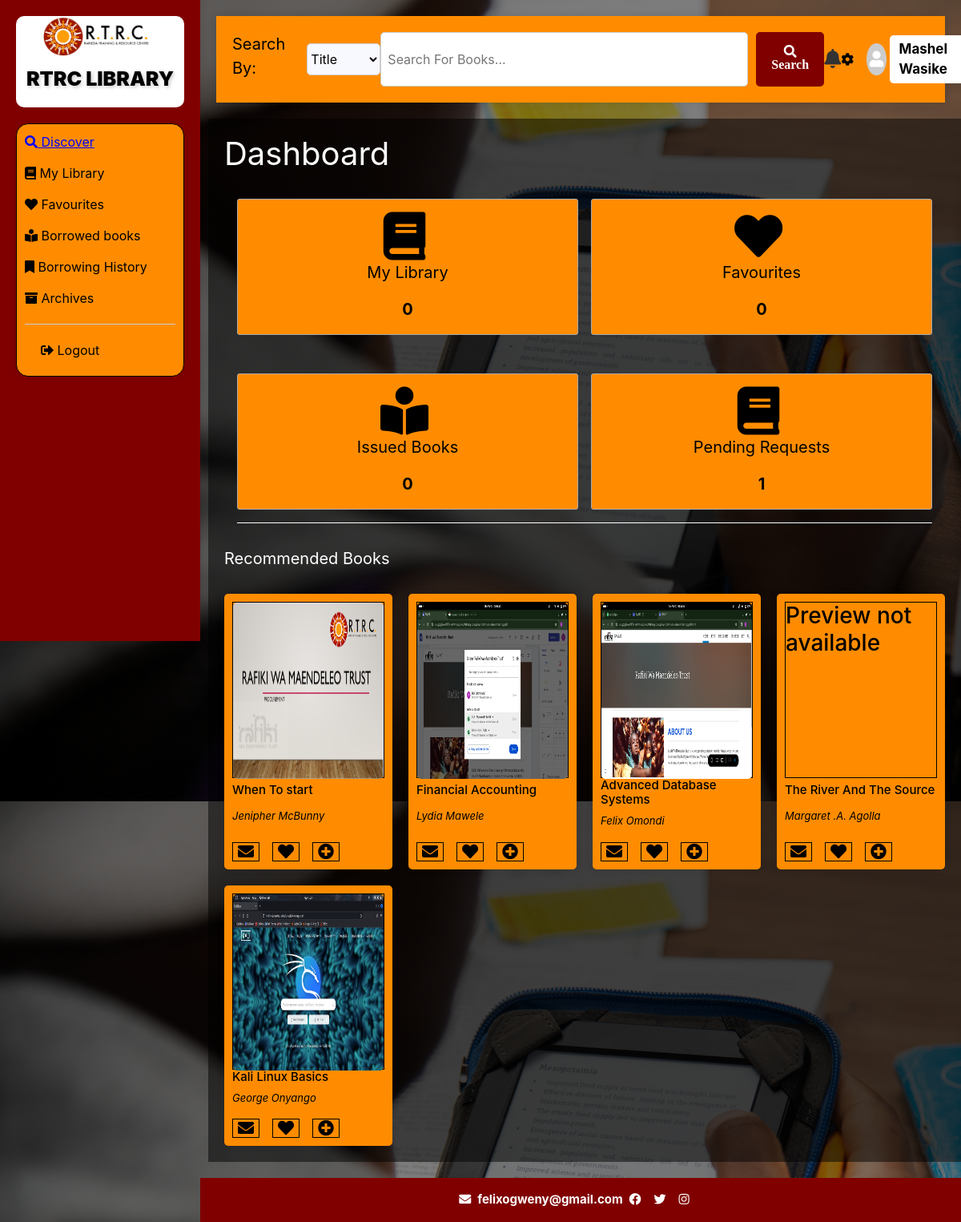
/home (signed in), run on the app's committed database.
### my_app/models.py (models this page shows)
class User(db.Model, UserMixin):
    id = db.Column(db.Integer, primary_key=True, autoincrement=True)
    name = db.Column(db.String(100))
    email = db.Column(db.String(50), unique=True, nullable=False)
    password = db.Column(db.String(50))
    role = db.Column(db.String(10), default='user')
    verified = db.Column(db.Boolean, default=False)
    user_image = db.Column(db.LargeBinary)#For storing the image data directly into the database
    user_image_filename = db.Column(db.String(255))#For storing the image file name
    creation_date = db.Column(db.DateTime(timezone=True), default=func.now())
    status = db.Column(db.String(10), default='Active')
    phone = db.Column(db.String(20))
    address = db.Column(db.String(255))
    membership_type = db.Column(db.String(20))
    verification_code = db.Column(db.String(50))
    verification_code_expires = db.Column(db.DateTime)
    favourites = db.relationship('Favourites', backref='user', cascade="all, delete-orphan")
    library = db.relationship('User_Library', backref='user', cascade="all, delete-orphan")
    requested_books = db.relationship('Requested_books', backref='user', cascade="all, delete-orphan")
    issued_books = db.relationship('Issued_book_requests', backref='user', cascade="all, delete-orphan")
    returned = db.relationship('Returned_books', backref='user', cascade='all, delete-orphan')

class Books(db.Model):
    id = db.Column(db.Integer, primary_key=True, autoincrement=True)
    title = db.Column(db.String(100))
    author = db.Column(db.String(100))
    copies = db.Column(db.Integer)
    issued = db.Column(db.Integer)
    ISBN = db.Column(db.String(30), unique=True, nullable=False)
    book_preview_name = db.Column(db.String(255))
    category_id = db.Column(db.Integer, db.ForeignKey('category.id'))  # Foreign key to Category table
    favourites = db.relationship('Favourites', backref='books')
    library = db.relationship('User_Library', backref='books')
    requested_books = db.relationship('Requested_books', backref='books')
    hold_books = db.relationship('Hold_books', backref='books')
    issued_books = db.relationship('Issued_book_requests', backref='books')
    acquistion_date = db.Column(db.DateTime(timezone=True), default=func.now())
    returned = db.relationship('Returned_books', backref='books', cascade='all, delete-orphan')

### my_app/users/views.py (the view, shortened to what this page needs)
@user_view_blueprint.route('/home', methods=['GET', 'POST'])
@login_required
@verified_required
def home():
    authenticate()
    filtered_books = []
    random_books = fetch_random_books()
    categories = Category.query.all()
    books = Books.query.all()
    favorite_books = Favourites.query.filter_by(user_id=current_user.id).all()
    library_books = User_Library.query.filter_by(user_id=current_user.id).all()
    favorite_book_ids = [favorite.book_id for favorite in favorite_books]
    library_book_ids = [library.book_id for library in library_books]
    total_library_books = User_Library.query.count() #.filter(user_id=user)
    total_favourite_books = Favourites.query.count() #.filter(user_id=user)
    total_issued_books = Issued_book_requests.query.count() #.filter(user_id=user)
    total_pending_requests = Requested_books.query.count() #.filter(user_id=user, status='pending')
    if total_issued_books == 0:
        total_issued_books = 0
    if total_library_books == 0:
        total_library_books = 0
    if total_favourite_books == 0:
        total_favourite_books = 0
    if total_pending_requests == 0:
        total_pending_requests = 0
    return render_template(
        'user/home.html',
        user=current_user,
        random_books=random_books,
        books=books,
        total_issued_books=total_issued_books,
        total_library_books=total_library_books,
        total_favourite_books=total_favourite_books,
        total_pending_requests=total_pending_requests,
        categories=categories,
        favorite_book_ids=favorite_book_ids,
        library_book_ids=library_book_ids,
        filtered_books=filtered_books
    )

### my_app/auth.py (called while the page is built)
def verified_required(view_func):
    @wraps(view_func)
    def decorated_view(*args, **kwargs):
        if not current_user.is_authenticated:
            return current_app.login_manager.unauthorized()
        if not current_user.verified:
            flash('Please verify your email to access this page.', category='warning')
            return redirect(url_for('auth.login'))  # Redirect to the login page if not verified
        if current_user.status != 'Active':
            flash('Your account is suspended.', category='danger')
            return redirect(url_for('auth.login'))  # Redirect to the login page if suspended
        return view_func(*args, **kwargs)
    return decorated_view

### my_app/users/views.py (called while the page is built)
def fetch_random_books():
    all_books = Books.query.all()
    num_random_books = 5
    random_books = sample(all_books, num_random_books)
    books_list = []
    for book in random_books:
        books_list.append({
            'ISBN': book.ISBN,
            'id': book.id,
            'title': book.title,
            'author': book.author,
            'preview': book.book_preview_name
        })
    return books_list

def authenticate():
    if current_user.role != 'user':
        abort(403)#we will return a forbidden error if the user is not admin

### my_app/templates/user/home.html (shortened to what this page needs)
{% extends "/user/base.html" %}
{% block content %}
<section>
    <div class="search_header">
        <form class="search_form" id="search_form" method="POST" autocomplete="off" action="{{ url_for('userView.home') }}">
            <div class="search_input">
                <div class="search-contents">
                    <div class="search_label_container">
                        <label for="search_book_criteria" class="search_label">Search By:</label>
                    </div>
                    <select name="search_book_criteria" id="search_book_criteria_original" style="height: 40px; align-items: center; align-self: center; border: 1px solid #ccc; border-radius: 5px; background: ghostwhite;">
                        <option value="Title" id="Title" selected>Title</option>
                    </select>
                    <input type="text" name="search_field_content" id="search_field_content_original" placeholder="Search For Books..." autocomplete="off">
                    <button type="submit"><i class="fas fa-search"> Search</i></button>
                </div>
            </div>
        </form>
        <div class="notification">
            <span><i class="fas fa-bell"></i></span>
        </div>
        <div class="user_details">
            <div class="dropdown">
                <button class="dropbtn" style="padding-right: 1rem;"><i class="fas fa-cog"></i></button>
            </div>
            <div class="user_image">
                <i class="fas fa-user"></i>
            </div>
            <div class="user">
                {{user.name}}
            </div>
        </div>
    </div>
</section>
<section class="searched-books">
    <div class="default-display" id="default-display">
        <h1 style="color: white; margin-bottom: 1rem; text-transform: capitalize; font-weight: normal;">Dashboard</h1>
        <div class="user-dash">
            <div class="user-dash-items">
                <div class="description">
                    <i class="fas fa-book"></i>
                    <p>My Library</p>
                </div>
                <div class="count">
                    <p>{{total_library_books}}</p>
                </div>
            </div>
            <div class="user-dash-items">
                <div class="description">
                    <i class="fas fa-heart"></i>
                    <p>Favourites</p>
                </div>
                <div class="count">
                    <p>{{total_favourite_books}}</p>
                </div>
            </div>
            <div class="user-dash-items">
                <div class="description">
                    <i class="fas fa-book-reader"></i>
                    <p>Issued Books</p>
                </div>
                <div class="count">
                    <p>{{total_issued_books}}</p>
                </div>
            </div>
            <div class="user-dash-items">
                <div class="description">
                    <i class="fas fa-book"></i>
                    <p>Pending Requests</p>
                </div>
                <div class="count">
                    <p>{{total_pending_requests}}</p>
                </div>
            </div>
        </div>
        <h6 class="recommended-books">Recommended Books</h6>
        <div class="recommended-books-grid" id="recommended-books-grid">
            {% for book in random_books %}
            <div class="book-item">
                {% if book.preview %}
                    <div class="book-preview">
                        <img src="{{ url_for('static', filename='Book_previews/' + book.preview) }}" alt="{{book.title}}">
                    </div>
                {% else %}
                    <div class="book-preview">
                        <h3>Preview not available</h3>
                    </div>
                {% endif %}
                <h6 style="font-size: 15px;">{{ book.title }}</h6>
                <p style="font-size: 13px; font-style: italic;">{{ book.author }}</p>
                <div class="action_btns">
                    <form action="{{ url_for('userView.request_book') }}" method="POST">
                        <button type="submit" name="action" value="request_book" data-action="request_book">
                            <i class="fas fa-envelope white-fill"></i>
                        </button>
                    </form>
                    <form action="{{ url_for('userView.toggle_favorite') }}" method="POST" style="margin-left: 1rem;">
                        <button type="submit" name="action" value="toggle_favorite" data-action="toggle_favorite" {% if book.id in favorite_book_ids %}class="in-favorites"{% endif %}>
                            {% if book.id in favorite_book_ids%}
                                <i class="fas fa-heart white-fill" style="color: maroon;"></i>
                                <span class="tooltip">In Favorites</span>
                            {% else %}
                                <i class="fas fa-heart white-fill"></i>
                            {% endif %}
                        </button>
                    </form>
                    <form action="{{ url_for('userView.toggle_library') }}" method="POST" style="margin-left: 1rem;">
                        <button type="submit" name="action" value="toggle_library" data-action="toggle_library" {% if book.id in library_book_ids %}class="in-library"{% endif %}>
                            {% if book.id in library_book_ids %}
                                <i class="fas fa-check-circle white-fill"></i>
                                <span class="tooltip">In Library</span>
                            {% else %}
                                <i class="fas fa-plus-circle white-fill"></i>
                            {% endif %}
                        </button>
                    </form>
                </div>
            </div>
            {% endfor %}
        </div>
    </div>
</section>
{% endblock %}

### my_app/templates/user/base.html (shortened to what this page needs)
<!DOCTYPE html>
<html>
<head>
	<link rel="stylesheet" type="text/css" href="{{url_for('static', filename='user.css')}}">
	<link
      rel="stylesheet"
      href="https://stackpath.bootstrapcdn.com/font-awesome/4.7.0/css/font-awesome.min.css"
    />
    <link rel="stylesheet" href="https://stackpath.bootstrapcdn.com/bootstrap/4.5.2/css/bootstrap.min.css">
    <link href="https://cdnjs.cloudflare.com/ajax/libs/font-awesome/5.15.4/css/all.min.css" rel="stylesheet">
</head>
<body>
<section>
  	<nav class="library-navigation">
    		<div class="lbm">
      			<div class="logo">
                <div class="logo-image">
      				      <img src="{{url_for('static', filename='/Images/RTRC-Logo-No-Background-300x113 .png')}}">
                </div>
    		        <div class="logo_description">
    			          <p class="logo_header">RTRC Library</p>
    		        </div>
      			</div>
      			<div class="navcontents">
        				<div class="navmenu">
          					<ul>
          					    <li><a href="/home" class="{% if active_page == 'home' %}active{% endif %}"><i class="fas fa-search"></i> Discover</a></li>
                        <li><a href="/library" class="{% if active_page == 'library' %}active{% endif %}"><i class="fas fa-book"></i> My Library</a></li>
                        <li><a href="/favourites" class="{% if active_page == 'favourites' %}active{% endif %}"><i class="fas fa-heart"></i> Favourites</a></li>
                        <li><a href="/borrowedBooks" class="{% if active_page == 'borrowedBooks' %}active{% endif %}"><i class="fas fa-book-reader"></i> Borrowed books</a></li>
                        <li><a href="/history" class="{% if active_page == 'requestBook' %}active{% endif %}"><i class="fas fa-bookmark"></i> Borrowing History</a></li>
                        <li><a href="#" class="{% if active_page == 'archives' %}active{% endif %}"><i class="fas fa-archive"></i> Archives</a></li>
          				  </ul>
        				</div>
              <div class="logout">
                <a href="/logout"><i class="fas fa-sign-out-alt"></i> Logout</a>
              </div>
      			</div>
    		</div>
  	</nav>
</section>
{% block content %}
{% endblock %}
<footer class="site-footer">
        <div class="contact-us">
            <a href="mailto:felixogweny@gmail.com" style="margin-right: 0.5rem;"><i class="fas fa-envelope" style="margin-right: 0.5rem;"></i>felixogweny@gmail.com</a>
            <a href="#" style="margin-right: 0.5rem;"><i class="fab fa-facebook" style="margin-right: 0.5rem;"></i></a>
            <a href="#" style="margin-right: 0.5rem;"><i class="fab fa-twitter" style="margin-right: 0.5rem;"></i></a>
            <a href="#" style="margin-right: 0.5rem;"><i class="fab fa-instagram" style="margin-right: 0.5rem;"></i></a>
        </div>
</footer>
</body>
</html>

### data on the page
User: name "Mashel Wasike"
Books: book_preview_name (picture), title "When To start", author "Jenipher McBunny"
Books: book_preview_name (picture), title "Financial Accounting", author "Lydia Mawele"
Books: book_preview_name (picture), title "Advanced Database Systems", author "Felix Omondi"
Books: shows "Preview not available", title "The River And The Source", author "Margaret .A. Agolla"
Books: book_preview_name (picture), title "Kali Linux Basics", author "George Onyango"

### other printed values
{{ total_library_books }} "0"
{{ total_favourite_books }} "0"
{{ total_issued_books }} "0"
{{ total_pending_requests }} "1"
